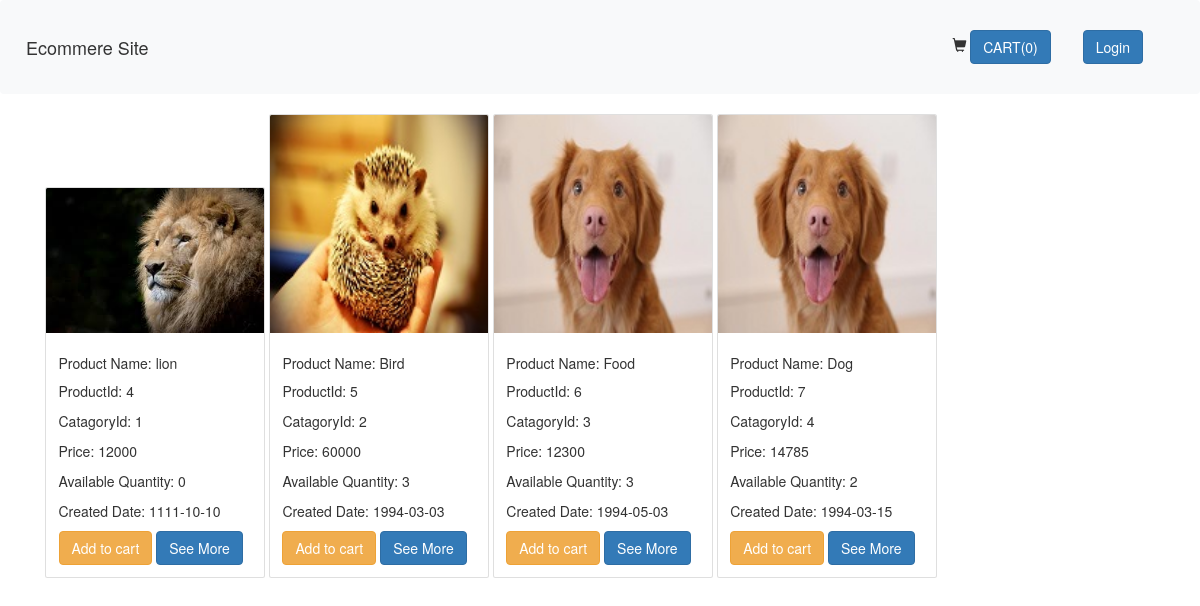
The page / on the database its author committed.
### tables this page shows
CREATE TABLE `product` (
  `pro_id` int(255) NOT NULL,
  `cat_id` int(255) NOT NULL,
  `name` varchar(255) NOT NULL,
  `price` int(255) NOT NULL,
  `stock` int(255) NOT NULL,
  `image` varchar(255) NOT NULL,
  `created_date` date NOT NULL
);

### database/product_load_query.php (called while the page is built)
<?php
$data = "SELECT * FROM product";
$show = mysqli_query($conn, $data);
?>

### Layouts/product_load.php (the view, shortened to what this page needs)
<?php include "database/connection.php";
?>
<div class="container">
	<div class="row justify-content-center">
		<div class="col-lg-12">
	<?php
include "database/product_load_query.php";
while ($row = mysqli_fetch_assoc($show)) {
    ?>
			<div class="card" style="width:22rem;display:inline-block">
				<img class="card-img-top" src="images/<?php echo $row['image'] ?>" alt="Card image cap">
				<div class="card-body" id="cart_button">
					<h5 class="card-name">Product Name: <?php echo $row['name'] ?></h5>
					<p class="card-id">ProductId: <?php echo $row['pro_id'] ?></p>
					<p class="card-price">CatagoryId: <?php echo $row['cat_id'] ?></p>
					<p class="card-price">Price: <?php echo $row['price'] ?></p>
					<p class="num" id="avail<?php echo $row['pro_id']; ?>" type = "num" value="<?php echo $row['stock'];?>">Available Quantity: <?php echo $row['stock'] ?></p>
					<p class="card-date">Created Date: <?php echo $row['created_date'] ?></p>
					<div class="row-md-4 justify">
						<button type="button" id = "cart"  class="btn btn-warning add_to_cart"  onclick="addProduct(<?php echo $row['pro_id']; ?>)" >
                         Add to cart</button>
						<button type="button" name = "sub" class="btn btn-primary" onclick="document.location.href='Layouts/product_load_preview.php?pro_id='+ <?php echo $row['pro_id'];?>">See More</button>
					</div>
				</div>
			</div>
			<?php
}?>
</div>
	</div>
</div>

### index.php
<!DOCTYPE html>
<html>
  <head>
      <?php include('layouts/header.php'); ?>
  </head>
<body>
<?php include('layouts/nav.php');?>
    <div>
    	<?php include('layouts/product_load.php');?>
    </div>
</body>
</html>

### Layouts/header.php (shortened to what this page needs)
<link rel="stylesheet" href="https://stackpath.bootstrapcdn.com/bootstrap/4.3.1/css/bootstrap.min.css"
>
<link rel="stylesheet" type="text/css" href="css/main.css">

### Layouts/nav.php (shortened to what this page needs)
<head>
    <link rel="stylesheet" href="https://maxcdn.bootstrapcdn.com/bootstrap/3.4.0/css/bootstrap.min.css">
</head>
<nav class="navbar navbar-expand-lg navbar-light bg-light">
    <a class="navbar-brand" >Ecommere Site</a>
    <div class="collapse navbar-collapse" id="navbarTogglerDemo03">
         <div >
             <div id="navbar-cart" class="navbar-collapse collapse">
                 <ul class="nav navbar-nav float-md-right">
                     <li>
                         <a id="cart-popover" class="btn" data-placement="bottom" title="Shopping Cart">
                             <span class="glyphicon glyphicon-shopping-cart"></span>
                            <button class="btn btn-primary navbar-btn  btn-md" id="btnCart">CART(0)</button>
                         </a>
                     </li>
                     <li>
                     <a href="Login/login_form.php" id="cart-popover" class="btn" data-placement="bottom">
                            <button class="btn btn-primary navbar-btn  btn-md" >Login</button>
                         </a>
                     </li>
                 </ul>
             </div>
		</div>
    </div>
</nav>

### css/main.css (style rules this page uses)
.container { margin-top: 10px; }

### rows shown on the page
product: image (picture), name "lion", pro_id "4", cat "1", price "12000", stock "0", created_date "1111-10-10"
product: image (picture), name "Bird", pro_id "5", cat "2", price "60000", stock "3", created_date "1994-03-03"
product: image (picture), name "Food", pro_id "6", cat "3", price "12300", stock "3", created_date "1994-05-03"
product: image (picture), name "Dog", pro_id "7", cat "4", price "14785", stock "2", created_date "1994-03-15"
